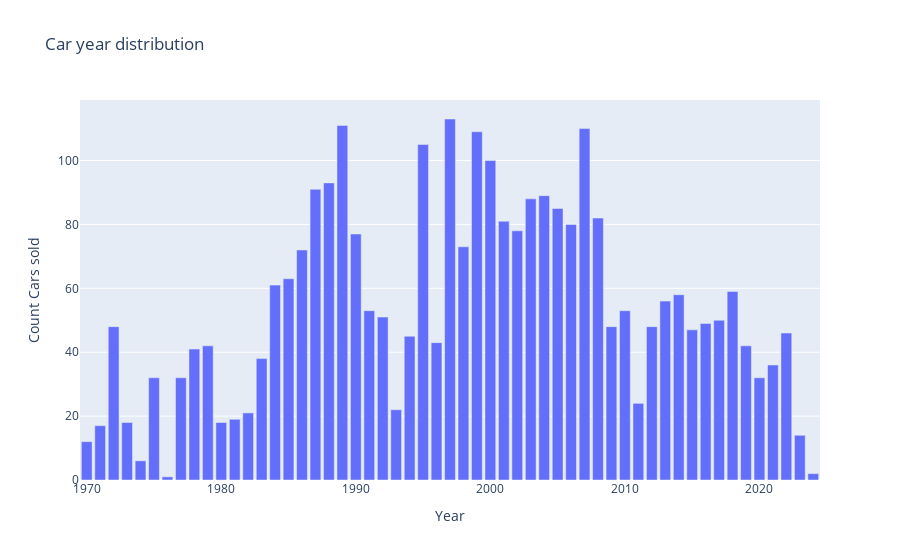

The notebook cell this image was saved under:
### Code cell
#distribution of number of cars over the years
dic = {1970+i : sum(df['year']==1970+i) for i in range(55)}
x_dic = [1970 + i for i in range(55)]
y_dic = [dic[1970 + i] for i in range(55)]

# Plot
fig = go.Figure([go.Bar(x=x_dic, y=y_dic)])

fig.update_layout(title="Car year distribution",
                  xaxis_title="Year",
                  yaxis_title="Count Cars sold")


fig.show()

### Figure 1 — Plotly figure (JSON) as saved in the notebook; plotly's stock layout.template omitted (floating-point values rounded to 4 significant figures)
{"data": [{"type": "bar", "x": [1970, 1971, 1972, 1973, 1974, 1975, 1976, 1977, 1978, 1979, 1980, 1981, 1982, 1983, 1984, 1985, 1986, 1987, 1988, 1989, 1990, 1991, 1992, 1993, 1994, 1995, 1996, 1997, 1998, 1999, 2000, 2001, 2002, 2003, 2004, 2005, 2006, 2007, 2008, 2009, 2010, 2011, 2012, 2013, 2014, 2015, 2016, 2017, 2018, 2019, 2020, 2021, 2022, 2023, 2024], "y": [12, 17, 48, 18, 6, 32, 1, 32, 41, 42, 18, 19, 21, 38, 61, 63, 72, 91, 93, 111, 77, 53, 51, 22, 45, 105, 43, 113, 73, 109, 100, 81, 78, 88, 89, 85, 80, 110, 82, 48, 53, 24, 48, 56, 58, 47, 49, 50, 59, 42, 32, 36, 46, 14, 2]}], "layout": {"title": {"text": "Car year distribution"}, "xaxis": {"title": {"text": "Year"}}, "yaxis": {"title": {"text": "Count Cars sold"}}}}
